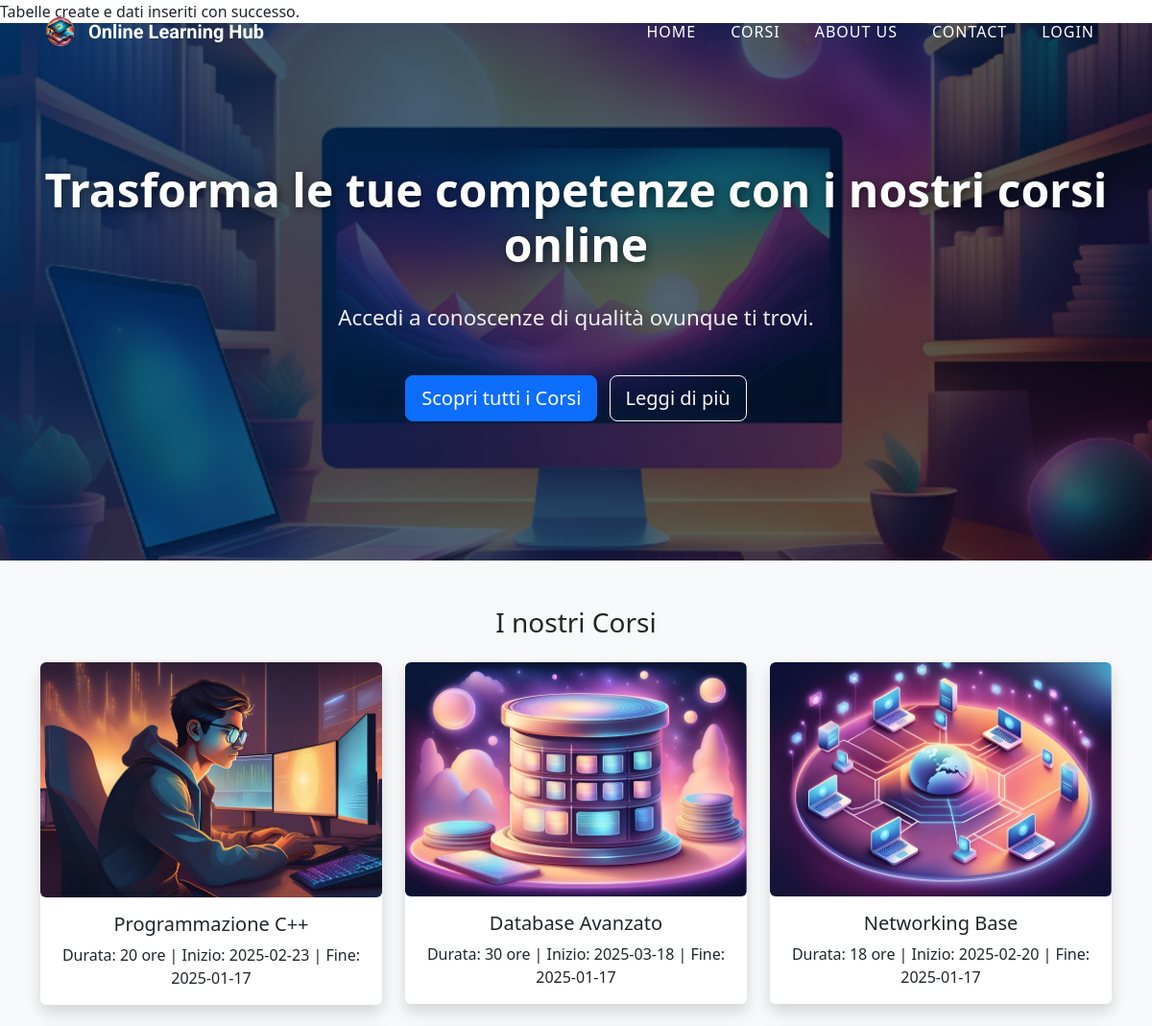
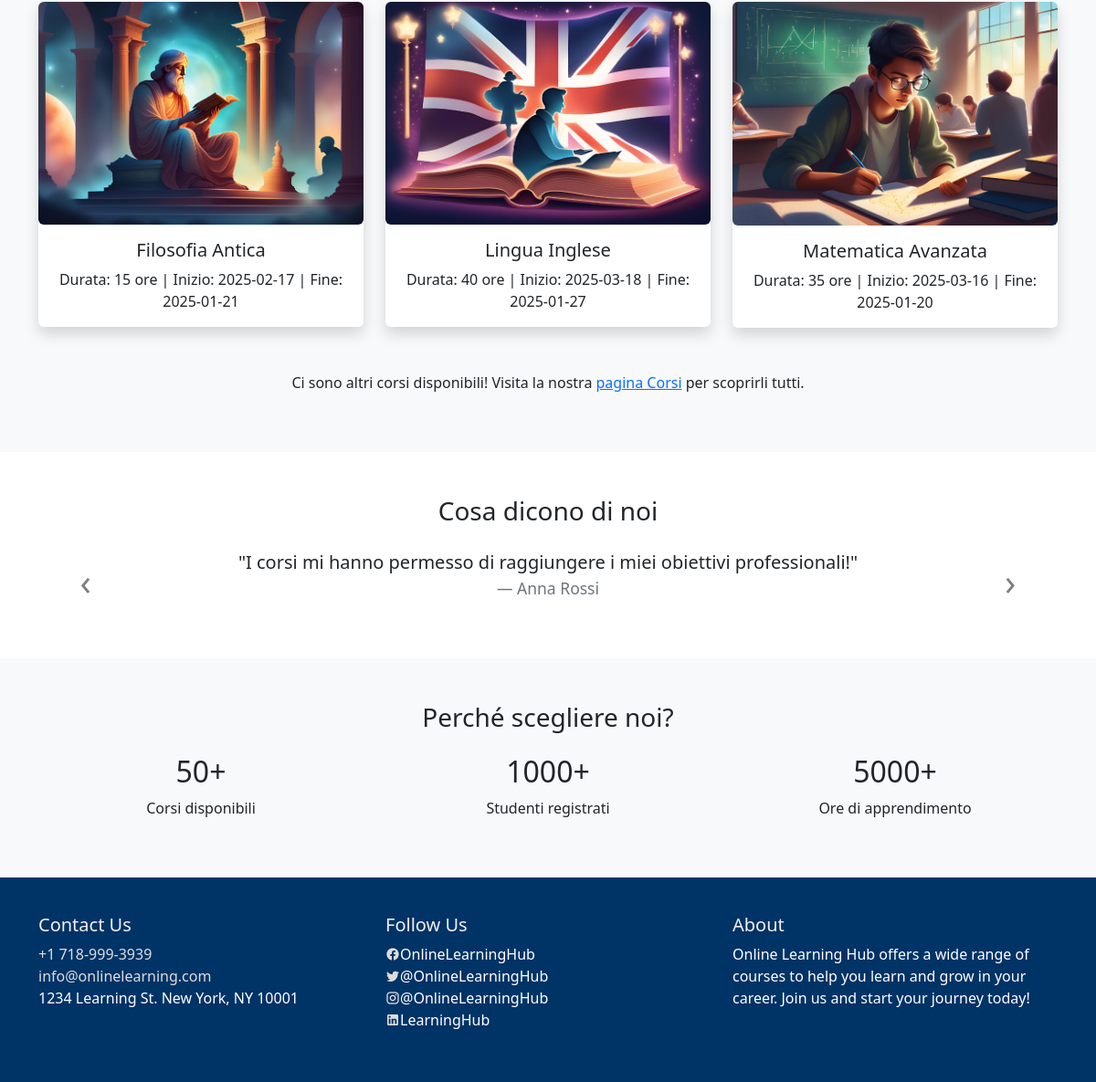
The page / on the database its author committed (2 pictures, top to bottom).
### tables this page shows
CREATE TABLE IF NOT EXISTS `corso` (
    `IdCorso` int AUTO_INCREMENT PRIMARY KEY,
    `Nome` varchar(100) DEFAULT NULL,
    `Durata` int DEFAULT NULL,
    `DataInizio` date DEFAULT NULL,
    `IdIstruttore` int DEFAULT NULL,
    `IdCategoria` int DEFAULT NULL,
    `DataFine` date DEFAULT NULL,
    `Idamministratore` int NOT NULL
);

### index.php (the view, shortened to what this page needs)
<?php
include('config.php');
include('templates/template_header.php');
if (!isset($_SESSION['user_id'])) {
    include('navbar_guest_index.php');
} else {
    include('navbar_index.php');
}
?>
<link href="https://cdn.jsdelivr.net/npm/bootstrap@5.3.0/dist/css/bootstrap.min.css" rel="stylesheet">
<header class="header-bg">
    <div class="overlay"></div>
    <div class="container text-center text-white d-flex align-items-center justify-content-center flex-column">
        <h1 class="hero-title">Trasforma le tue competenze con i nostri corsi online</h1>
        <p class="hero-subtext">Accedi a conoscenze di qualità ovunque ti trovi.</p>
        <div class="mt-4">
            <a href="corsi/corsi.php" class="btn btn-primary btn-lg mr-2">Scopri tutti i Corsi</a>
            <a href="pages/aboutUs.php" class="btn btn-outline-light btn-lg">Leggi di più</a>
        </div>
    </div>
</header>
<section class="section py-5 bg-light" id="courses">
    <div class="container">
        <h3 class="text-center mb-4">I nostri Corsi</h3>
        <div class="row">
            <?php
            try {
                $sql = "SELECT Nome, Durata, DataInizio, DataFine, idCorso FROM Corso LIMIT 6";
                $stmt = $pdo->query($sql);
                if ($stmt->rowCount() > 0) {
                    while ($course = $stmt->fetch()) {
                        $courseName = htmlspecialchars($course['Nome']);
                        $courseImage = file_exists("resources/image/" . str_replace(' ', '', $courseName) . ".png") ?
                        "resources/image/" . str_replace(' ', '', $courseName) . ".png" : "resources/image/Default.png";
                        $courseDescription = "Durata: {$course['Durata']} ore | Inizio: {$course['DataInizio']} | Fine: {$course['DataFine']}";
            ?>
            <div class="col-sm-6 col-md-4 mb-4">
                <div class="card text-center border-0 shadow">
                    <div class="services-terri-figure position-relative">
                        <img src="<?= htmlspecialchars($courseImage) ?>" alt="<?= $courseName ?>" class="img-fluid rounded" loading="lazy">
                    </div>
                    <div class="card-body">
                        <h5 class="card-title"><?= $courseName ?></h5>
                        <p class="card-text"><?= htmlspecialchars($courseDescription) ?></p>
                    </div>
                </div>
            </div>
            <?php
                    }
                } else {
                    echo "<p class='text-center'>Nessun corso disponibile al momento.</p>";
                }
            } catch (PDOException $e) {
                echo "<p class='text-center'>Errore nel recupero dei corsi: " . $e->getMessage() . "</p>";
            }
            ?>
        </div>
        <div class="text-center mt-4">
            <p>Ci sono altri corsi disponibili! Visita la nostra <a href="corsi/corsi.php">pagina Corsi</a> per scoprirli tutti.</p>
        </div>
    </div>
</section>
<section class="section py-5 bg-white" id="testimonials">
    <div class="container">
        <h3 class="text-center mb-4">Cosa dicono di noi</h3>
        <div id="testimonialCarousel" class="carousel slide" data-bs-ride="carousel">
            <div class="carousel-inner">
                <div class="carousel-item active">
                    <blockquote class="blockquote text-center">
                        <p>"I corsi mi hanno permesso di raggiungere i miei obiettivi professionali!"</p>
                        <footer class="blockquote-footer">Anna Rossi</footer>
                    </blockquote>
                </div>
            </div>
            <button class="carousel-control-prev custom-carousel-control" type="button" data-bs-target="#testimonialCarousel" data-bs-slide="prev">
                <span class="custom-control-icon">&#8249;</span>
            </button>
            <button class="carousel-control-next custom-carousel-control" type="button" data-bs-target="#testimonialCarousel" data-bs-slide="next">
                <span class="custom-control-icon">&#8250;</span>
            </button>
        </div>
    </div>
</section>
<section class="section py-5 bg-light" id="stats">
    <div class="container text-center">
        <h3 class="mb-4">Perché scegliere noi?</h3>
        <div class="row">
            <div class="col-md-4">
                <h2>50+</h2>
                <p>Corsi disponibili</p>
            </div>
            <div class="col-md-4">
                <h2>1000+</h2>
                <p>Studenti registrati</p>
            </div>
            <div class="col-md-4">
                <h2>5000+</h2>
                <p>Ore di apprendimento</p>
            </div>
        </div>
    </div>
</section>
<?php include('templates/template_footer.php'); ?>

### templates/template_header.php (shortened to what this page needs)
<!DOCTYPE html>
<html lang="it">
<head>
    <link href="https://stackpath.bootstrapcdn.com/bootstrap/4.5.2/css/bootstrap.min.css" rel="stylesheet">
    <link rel="stylesheet" href="https://cdnjs.cloudflare.com/ajax/libs/font-awesome/5.15.4/css/all.min.css">
    <link rel="stylesheet" href="style.css">
    <link rel="stylesheet" href="../style.css">
</head>
<body>

### navbar_guest_index.php (shortened to what this page needs)
<nav class="navbar navbar-expand-lg fixed-top custom-navbar">
        <div class="container">
            <a class="navbar-brand" href="#">
                <img src="resources/image/logo.png" alt="Logo" width="40" height="40" class="d-inline-block align-middle">
                <span>Online Learning Hub</span>
            </a>
            <div class="collapse navbar-collapse" id="navbarNav">
                <ul class="navbar-nav ml-auto">
                    <li class="nav-item"><a class="nav-link" href="index.php">Home</a></li>
                    <li class="nav-item"><a class="nav-link" href="corsi/corsi.php">Corsi</a></li>
                    <li class="nav-item"><a class="nav-link" href="pages/aboutUs.php">About Us</a></li>
                    <li class="nav-item"><a class="nav-link" href="pages/contact.php">Contact</a></li>
                    <li class="nav-item"><a class="nav-link" href="pages/login.php">Login</a></li>
                </ul>
            </div>
        </div>
    </nav>

### templates/template_footer.php (shortened to what this page needs)
<footer class="section footer-creative">
    <div class="container">
        <div class="row">
            <div class="col-sm-6 col-md-4">
                <h5>Contact Us</h5>
                <ul class="list-unstyled">
                    <li><a href="tel:+17189993939">+1 718-999-3939</a></li>
                    <li><a href="mailto:info@onlinelearning.com">info@onlinelearning.com</a></li>
                    <li>1234 Learning St. New York, NY 10001</li>
                </ul>
            </div>
            <div class="col-sm-6 col-md-4">
                <h5>Follow Us</h5>
                <ul class="list-unstyled">
                    <li><a href="#" class="icon mdi mdi-facebook"></a>OnlineLearningHub</li>
                    <li><a href="#" class="icon mdi mdi-twitter"></a>@OnlineLearningHub</li>
                    <li><a href="#" class="icon mdi mdi-instagram"></a>@OnlineLearningHub</li>
                    <li><a href="#" class="icon mdi mdi-linkedin"></a>LearningHub</li>
                </ul>
            </div>
            <div class="col-md-4">
                <h5>About</h5>
                <p>Online Learning Hub offers a wide range of courses to help you learn and grow in your career. Join us and start your journey today!</p>
            </div>
        </div>
    </div>
</footer>
<link rel="stylesheet" href="https://cdn.jsdelivr.net/npm/@mdi/font/css/materialdesignicons.min.css">
</body>
</html>

### style.css (style rules this page uses)
body { font-family: 'Roboto', sans-serif; margin: 0; padding: 0; }
.custom-navbar { background: transparent; box-shadow: none; padding: 20px 0; transition: all 0.4s ease-in-out; }
.custom-navbar .navbar-brand { display: flex; align-items: center; font-size: 1.25rem; font-weight: 700; color: white; }
.custom-navbar .navbar-brand span { margin-left: 10px; font-family: 'Roboto', sans-serif; }
.custom-navbar .nav-link { color: white; font-size: 1rem; font-weight: 500; margin: 0 10px; text-transform: uppercase; letter-spacing: 1px; transition: color 0.3s ease-in-out; }
.header-bg { background-image: url('resources/images/header-bg.jpg'); background-size: cover; background-position: center; height: 60vh; display: flex; justify-content: center; align-items: center; color: white; position: relative; }
.hero-subtext { font-size: 1.2rem; margin-top: 15px; }
.services-terri-figure { position: relative; overflow: hidden; }
.services-terri-figure img { width: 100%; height: auto; transition: transform 0.3s ease; }
.footer-creative { background-color: #003366; color: white; padding: 40px 0; }
.footer-creative h5 { color: #f0f0f0; }
.footer-creative a { color: #ddd; text-decoration: none; }
.header-bg { position: relative; background-image: url('resources/image/sfondoHeader.png'); background-size: cover; background-position: center; height: 70vh; display: flex; align-items: center; justify-content: center; text-align: center; color: white; }
.header-bg .overlay { position: absolute; top: 0; left: 0; width: 100%; height: 100%; background: linear-gradient(135deg, rgba(0, 51, 102, 0.8), rgba(0, 0, 0, 0.6)); z-index: 1; }
.container { z-index: 2; }
.hero-title { font-size: 3rem; font-weight: 700; text-shadow: 2px 2px 10px rgba(0, 0, 0, 0.5); margin-bottom: 15px; }
.hero-subtext { font-size: 1.4rem; margin-bottom: 20px; color: #f0f0f0; }
.btn-primary { background-color:rgb(46, 96, 245); border-color: rgb(46, 96, 245); transition: all 0.3s ease-in-out; }
.btn-primary { background-color: #007bff; color: #fff; padding: 8px 12px; border: none; border-radius: 5px; cursor: pointer; }

### index.php (style rules this page uses)
#testimonials .custom-carousel-control { background: none; border: none; color: black; font-size: 2rem; position: absolute; top: 50%; transform: translateY(-50%); cursor: pointer; z-index: 2; }
#testimonials .custom-carousel-control .custom-control-icon { font-size: 2.5rem; }
.carousel-control-prev { left: -2rem; }
.carousel-control-next { right: -2rem; }

### rows shown on the page
corso: shows a picture, Nome "Programmazione C++", courseDescription "Durata: 20 ore | Inizio: 2025-02-23 | Fine: 2025-01-17"
corso: shows a picture, Nome "Database Avanzato", courseDescription "Durata: 30 ore | Inizio: 2025-03-18 | Fine: 2025-01-17"
corso: shows a picture, Nome "Networking Base", courseDescription "Durata: 18 ore | Inizio: 2025-02-20 | Fine: 2025-01-17"
corso: shows a picture, Nome "Filosofia Antica", courseDescription "Durata: 15 ore | Inizio: 2025-02-17 | Fine: 2025-01-21"
corso: shows a picture, Nome "Lingua Inglese", courseDescription "Durata: 40 ore | Inizio: 2025-03-18 | Fine: 2025-01-27"
corso: shows a picture, Nome "Matematica Avanzata", courseDescription "Durata: 35 ore | Inizio: 2025-03-16 | Fine: 2025-01-20"
